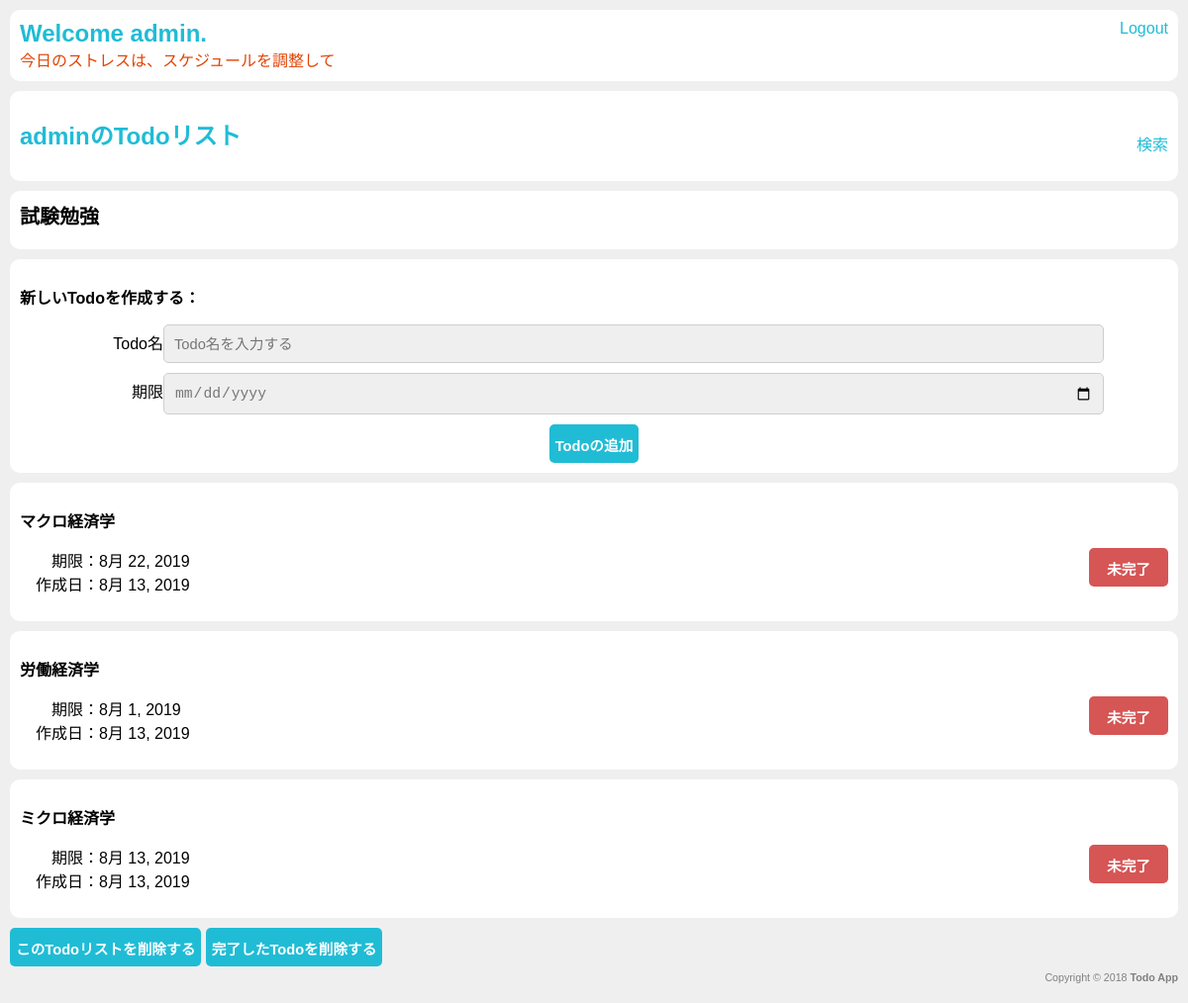
/detail/1/ (signed in), run on the app's committed database.
### todo/models.py (models this page shows, shortened)
class ToDoList(models.Model):
	user = models.ForeignKey(User, on_delete=models.CASCADE, null=True)
	todolist_text = models.CharField(max_length=60) #Todoリストの名称は30文字以内にしてください。
	list_create_date = models.DateField('date created', default=datetime.date.today)
	num_all = models.IntegerField(default=0)
	num_completed = models.IntegerField(default=0)
	latest_deadline = models.DateField('latest deadline',default=datetime.date(2099,12,30))

class ToDo(models.Model):
	todolist = models.ForeignKey(ToDoList, on_delete=models.CASCADE)
	todo_text = models.CharField(max_length=60) #Todoの名称は30文字以内にしてください。
	deadline = models.DateField('deadline')
	todo_create_date = models.DateField('date created', default=datetime.date.today)
	complete = models.BooleanField(default=False)

### todo/views.py (the view)
# urls.py: path('detail/<int:todolist_id>/', views.detail, name='detail'),
@login_required(login_url='/login')
def detail(request, todolist_id):
	todolist = ToDoList.objects.get(pk=todolist_id)
	todolist.num_all = todolist.todo_set.count()
	todolist.num_completed = todolist.todo_set.filter(complete=True).count()
	form = ToDoForm()
	todos = todolist.todo_set.order_by('-id')
	context = {
		'todolist': todolist,
		'todos': todos,
		'form': form,
	}
	return render(request, 'todo/detail.html', context)

### todo/forms.py
class ToDoForm(forms.Form):
	text = forms.CharField(max_length=60,
		widget=forms.TextInput(
			attrs={
			"name":"todoname",
			"type":"text",
			"placeholder":"Todo名を入力する" ,
			}))
	deadline = forms.DateField(
		widget=forms.TextInput(
			attrs={
			"name": "deadline",
			"type":"date",
			"placeholder":"期限を入力する"
			}))

### todo/templates/todo/detail.html (shortened to what this page needs)
{% extends 'todo/base.html' %}
{% block content %}
	<div class="section" id="Todo_list_name">
		<h2 id="black">{{ todolist.todolist_text }}</h2>
	</div>
	<div class="section" id="new_todo">
		<p id="message">新しいTodoを作成する：</p>
		<form action="{% url 'addtodo' todolist.id %}" method="POST" role="form">
			<div class="todo_form">
				<label>Todo名　</label>{{ form.text }}<br/>
				<label>期限　</label>{{ form.deadline }}<br/>
				<button type="submit" class="btn btn-default">Todoの追加</button>
			</div>
		</form>
	</div>
	{% for todo in todos %}
	<div class="section" id="">
			<p class="todo_name">{{ todo.todo_text }}</p>
			<div>
				<p>
					<div class="floating">
						{% if todo.complete %}
						<a href="{% url 'uncomplete' todolist.id todo.id %}"><button type="submit" class="btn completed">完了</button></a>
						{% else %}
						<a href="{% url 'complete' todolist.id todo.id %}"><button type="submit" class="btn uncompleted">未完了</button></a>
						{% endif %}
					</div>
					<label>期限：</label>{{ todo.deadline }}<br/>
					<label>作成日：</label>{{ todo.todo_create_date }}
				</p>
			</div>
	</div>
	{% endfor %}
	{% if todolist.num_all == 0 %}
	<p id="error">
			登録されたTodoはございません!
	</p>
	<a href="{% url 'deletetodolist' todolist.id %}"><button type="submit" class="btn btn-default">このTodoリストを削除する</button></a>
	{% else %}
	<a href="{% url 'deletetodolist' todolist.id %}"><button type="submit" class="btn btn-default">このTodoリストを削除する</button></a>
	<a href="{% url 'deletecompleted' todolist.id %}"><button type="submit" class="btn btn-default">完了したTodoを削除する</button></a>
	{% endif %}
{% endblock %}

### todo/templates/todo/base.html (shortened to what this page needs)
{% load static %}
<!DOCTYPE html>
<html>
<head>
	<link rel="stylesheet" type="text/css" href="{% static './todo/styles.css' %}">
</head>
<body>
	<div class="section navbar">
		{% if user.is_authenticated %}
		<ul style="padding: 0;  margin: 0;">
			<li><a class="title" href="{% url 'index' %} " style="padding: 0;  margin: 0;">Welcome {{ user.username }}.</a></li>
			<li><a class="search" href="{% url 'logoutuser' %}" style="padding: 0;  margin: 0;">Logout</a></li>
		</ul>
		{% if user.profile.stress_point < 50 %}
		<p style="color: #20bcd5; padding: 0; margin: 0;">今日のストレスは{{ user.profile.stress_point }}、いい感じ</p>
		{% elif user.profile.stress_point < 100 %}
		<p style="color: #f7e123; padding: 0; margin: 0;">今日のストレスは{{ user.profile.stress_point }}、頑張れ</p>
		{% else %}
		<p style="color: #e24405; padding: 0; margin: 0;">今日のストレスは{{ user.profile.stress_point }}、スケジュールを調整して</p>
		{% endif %}
		{% else %}
		<ul style="padding-left: 0px;">
			<li><a class="title" href="{% url 'login' %}"> Welcome. Please Login</a></li>
		</ul>
		{% endif %}
	</div>
	{% if user.is_authenticated %}
	<div class="section navbar">
		{% block navbar %}
		<ul style="padding-left: 0px;">
			<li><a class="title" href="{% url 'index' %}">{{ user.username }}のTodoリスト</a></li>
			<li><a class="search" href="{% url 'searchpage' %}">検索</a></li>
		</ul>
		{% endblock %}
	</div>
	<div id="content">
		{% block content %}{% endblock %}
	</div>
	{% endif %}
	<div id="footer" class="copyright">
		{% block copyright %}
		Copyright &copy; 2018 <strong>Todo App</strong>
		{% endblock %}
	</div>
</body>
</html>

### todo/static/todo/styles.css (style rules this page uses)
html { margin: 0; padding: 0; }
body { font-family: "ヒラギノ角ゴ Pro W3", "Hiragino Kaku Gothic Pro",Osaka, "メイリオ", Meiryo, "ＭＳ Ｐゴシック", "MS PGothic", sans-serif; font-size: 12pt; background-color: #efefef; padding: 10px; margin: 0; }
a { text-decoration: none; color: #20bcd5; }
.navbar ul { list-style-type: none; overflow: hidden; }
.navbar li { display:inline; }
.navbar .title { display: inline-block; color: #20bcd5; text-align: left; font-size:18pt; font-weight: bold; padding:0px; }
.navbar .search { display: inline-block; padding-top: 15px; color: #20bcd5; text-align: right; float:right; }
.copyright { font-size: 8pt; text-align: right; padding-top: 5px; padding-bottom: 10px; color: grey; }
.section { background-color: #fff; padding: 10px; margin-bottom: 10px; border-radius: 10px; }
form { text-align: center; margin-top: 0; }
input { margin-bottom: 10px; font-size: 11pt; padding: 11px 10px 10px; border: 1px solid #cecece; background-color: #efefef; color: #787575; border-radius: 5px; outline: none; width: 80%; }
.btn { background-color: #20bcd5; border-radius: 5px; padding-top: 10px; padding-bottom: 8px; cursor: pointer; color: #ffffff; border: none; outline: none; margin: 0; font-weight: bold; font-size: 11pt; }
#message { font-weight: bold; }
h2 { font-size: 15pt; color: #20bcd5; text-align: left; padding: 0 0 0 0; margin: 0 0 10px 0; }
h2#black { color:black; }
ul { list-style-type: none; }
label { display: inline-block; width: 80px; text-align: right; margin: 0; }
p.todo_name { font-weight: bold; }
.btn.uncompleted { background-color: #d65555; width: 80px; }
.floating { float:right; }

### data on the page
ToDoList: todolist_text "試験勉強"
ToDo: todo_text "マクロ経済学", complete "未完了", deadline "8月 22, 2019", todo_create_date "8月 13, 2019"
ToDo: todo_text "労働経済学", complete "未完了", deadline "8月 1, 2019", todo_create_date "8月 13, 2019"
ToDo: todo_text "ミクロ経済学", complete "未完了", deadline "8月 13, 2019", todo_create_date "8月 13, 2019"

### other printed values
{{ user.username }} "admin"
